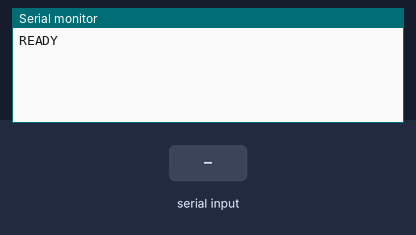
A sketch run on a simulated Arduino Uno, built with avr-gcc and run on an emulated ATmega328P. On the bench: the last lines printed to the serial monitor. The test bench sets the inputs (shaded band).

Above: at 1.2 s.
1.3 s: "1" received over Serial
At 2.5 s:
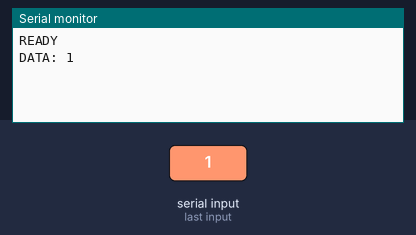
2.8 s: "0" received over Serial
At 3.8 s:
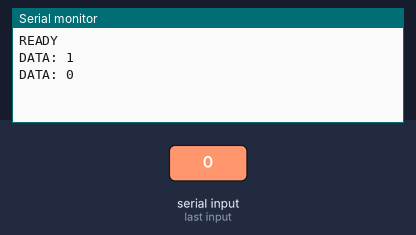
4.3 s: "2" received over Serial
At 4.9 s:
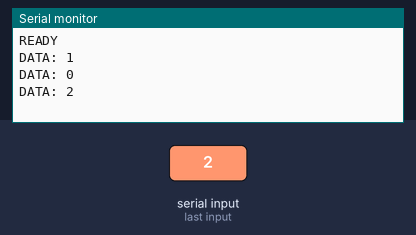

The sketch:

input.ino
```cpp
void setup() {
  Serial.begin(9600);
  Serial.println("READY");
}

void loop() {
  char buf[32];
  if (Serial.available() > 0) {
    int data = Serial.read();
    snprintf(buf, sizeof(buf), "DATA: %c", data);
    Serial.println(buf);
  }
}
```

Measured:
- after the input at 1.3 s, the serial monitor: prints a new line at once (image 1)
- after the input at 2.8 s, the serial monitor: prints a new line at once (image 2)
- after the input at 4.3 s, the serial monitor: prints a new line at once (image 3)
